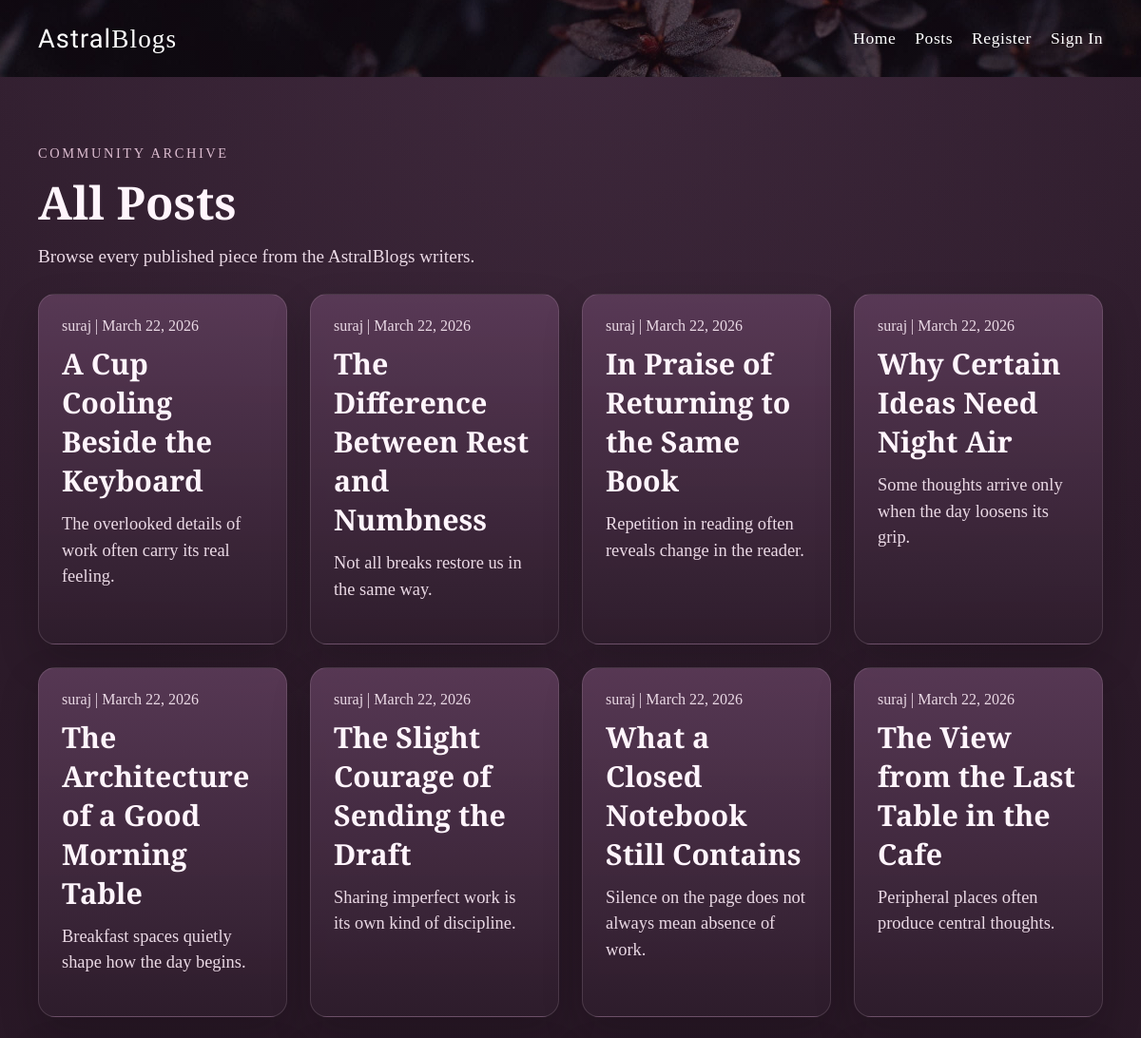
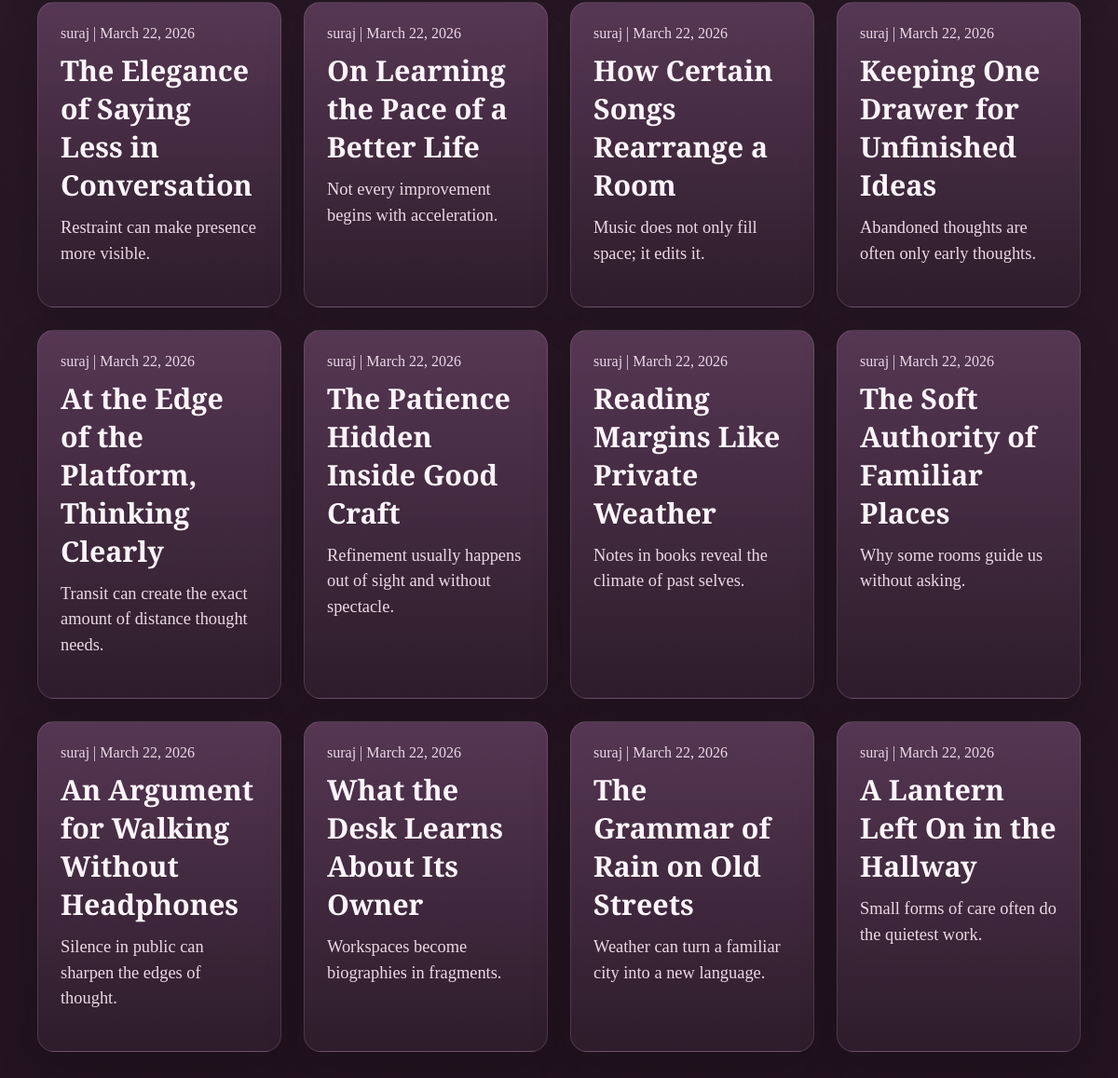
The page /posts on the database its author committed (2 pictures, top to bottom).
### main.py (models this page shows)
class Post(db.Model):
    __tablename__ = "posts"
    id: Mapped[int] = mapped_column(primary_key=True)
    title: Mapped[str] = mapped_column(db.String(180), nullable=False)
    subtitle: Mapped[str] = mapped_column(db.String(240), nullable=False)
    content: Mapped[str] = mapped_column(db.Text, nullable=False)
    created_at: Mapped[datetime] = mapped_column(default=datetime.utcnow, nullable=False)
    author_id: Mapped[int] = mapped_column(db.ForeignKey("users.id"), nullable=False)
    author: Mapped[User] = relationship(back_populates="posts")
    comments: Mapped[list["Comment"]] = relationship(
        back_populates="post",
        cascade="all, delete-orphan",
        order_by="Comment.created_at.desc()",
    )

class User(db.Model):
    __tablename__ = "users"
    id: Mapped[int] = mapped_column(primary_key=True)
    name: Mapped[str] = mapped_column(db.String(120), nullable=False)
    email: Mapped[str] = mapped_column(db.String(255), unique=True, nullable=False)
    password_hash: Mapped[str] = mapped_column(db.String(255), nullable=False)
    created_at: Mapped[datetime] = mapped_column(default=datetime.utcnow, nullable=False)
    posts: Mapped[list["Post"]] = relationship(back_populates="author", cascade="all, delete-orphan")
    comments: Mapped[list["Comment"]] = relationship(back_populates="author", cascade="all, delete-orphan")

### main.py (the view)
@app.route("/posts")
def posts():
    all_posts = db.session.execute(db.select(Post).order_by(Post.created_at.desc())).scalars().all()
    return render_template("blogs_page.html", page_title="All Posts", posts=all_posts)

### main.py (called while the page is built)
def is_admin(user):
    return bool(user and user.email == ADMIN_EMAIL and user.name.strip().lower() == ADMIN_NAME)

def can_manage_post(user, post):
    return bool(user and (is_admin(user) or post.author_id == user.id))

@app.before_request
def load_current_user():
    user_id = session.get("user_id")
    g.current_user = db.session.get(User, user_id) if user_id else None

@app.context_processor
def inject_current_user():
    current_user = g.get("current_user")
    return {
        "current_user": current_user,
        "is_admin_user": is_admin(current_user),
        "can_manage_post": can_manage_post,
    }

### templates/blogs_page.html (shortened to what this page needs)
{% extends "base.html" %}
{% block page_css %}
    <link rel="stylesheet" href="{{ url_for('static', filename='css/blog_style.css') }}">
{% endblock %}
{% block body %}
    <section class="page-shell">
        <div class="section-heading">
            <p class="section-kicker">Community Archive</p>
            <h1>All Posts</h1>
            <p class="section-copy">Browse every published piece from the AstralBlogs writers.</p>
        </div>
        {% if posts %}
        <div class="post-grid">
            {% for post in posts %}
            <article class="post-card">
                <p class="post-meta">{{ post.author.name }} | {{ post.created_at.strftime("%B %d, %Y") }}</p>
                <h2><a class="post-title-link" href="{{ url_for('show_post', post_id=post.id) }}">{{ post.title }}</a></h2>
                <p class="post-subtitle">{{ post.subtitle }}</p>
            </article>
            {% endfor %}
        </div>
        {% else %}
        <div class="empty-state">
            <h3>No posts published</h3>
            <p>Register or sign in, then write the first post to bring the site to life.</p>
        </div>
        {% endif %}
    </section>
{% endblock %}

### templates/base.html (shortened to what this page needs)
<!doctype html>
<html lang="en">
<head>
    <link rel="stylesheet" href="{{ url_for('static', filename='css/home_header_style.css') }}">
    {% block page_css %}{% endblock %}
</head>
<body>
    <header class="head-bar">
        <nav class="head-nav">
            <a href="{{ url_for('home') }}"><span class="brand-mark">Astral</span>Blogs</a>
            <ul class="menu">
                <li><a href="{{ url_for('home') }}">Home</a></li>
                <li><a href="{{ url_for('posts') }}">Posts</a></li>
                {% if current_user %}
                <li><a href="{{ url_for('create_post') }}">Write</a></li>
                <li><a href="{{ url_for('logout') }}">Logout</a></li>
                {% else %}
                <li><a href="{{ url_for('register') }}">Register</a></li>
                <li><a href="{{ url_for('login') }}">Sign In</a></li>
                {% endif %}
            </ul>
        </nav>
    </header>
    <main>
        {% block body %}{% endblock %}
    </main>
</body>
</html>

### static/css/home_header_style.css (style rules this page uses)
body { margin: 0; color: #f4ecf4; background: radial-gradient(circle at top, rgba(120, 83, 116, 0.22), transparent 35%), linear-gradient(180deg, #2f1d2d 0%, #22131f 100%); font-family: "Cormorant Garamond", Georgia, serif; }
main { padding-bottom: 72px; }
.brand-mark { font-family: "Rye", serif; }
.head-bar { color: white; background-image: linear-gradient(rgba(24, 12, 22, 0.55), rgba(24, 12, 22, 0.55)), url("../images/dark_flower_bg.jpg"); background-position: center; background-repeat: no-repeat; background-size: cover; }
.head-nav { display: grid; grid-template-columns: auto auto; align-items: center; justify-content: space-between; max-width: 1120px; margin: 0 auto; padding: 22px 28px; position: relative; }
header nav a { color: white; text-decoration: none; }
.head-nav > a { font-size: 1.7rem; letter-spacing: 0.04em; }
.menu { display: flex; gap: 20px; list-style: none; padding: 0; margin: 0; }
.menu a { display: inline-block; padding: 8px 0; font-size: 1.1rem; letter-spacing: 0.03em; }

### static/css/blog_style.css (style rules this page uses)
.page-shell { max-width: 1120px; margin: 0 auto; padding: 72px 24px 0; }
.section-heading { margin-bottom: 28px; }
.section-kicker { margin: 0 0 10px; color: #dcbdd0; letter-spacing: 0.18em; text-transform: uppercase; font-size: 0.9rem; }
.section-heading h1, .section-heading h2 { margin: 0; color: #fff5fc; font-size: clamp(2.4rem, 4vw, 3.6rem); }
.section-copy { max-width: 620px; margin: 14px 0 0; color: #ead9e5; font-size: 1.2rem; }
.post-grid { display: grid; grid-template-columns: repeat(auto-fit, minmax(260px, 1fr)); gap: 24px; }
.post-card, .empty-state, .post-form, .post-detail, .comment-form, .comment-card { background: linear-gradient(180deg, rgba(94, 61, 91, 0.86), rgba(46, 29, 44, 0.94)); border: 1px solid rgba(240, 221, 231, 0.14); border-radius: 18px; box-shadow: 0 18px 40px rgba(14, 8, 13, 0.22); }
.post-card { padding: 24px; overflow : hidden; }
.post-card h2, .post-card h3, .post-detail h1, .empty-state h3 { margin: 0; color: #fff5fc; }
.post-card h2, .post-card h3 { font-size: 1.9rem; }
.post-title-link { color: #fff5fc; text-decoration: none; }
.post-meta, .post-subtitle, .detail-subtitle, .post-body p, .empty-state p { color: #ead9e5; }
.post-meta { margin-top: 0; margin-bottom: 10px; font-size: 1rem; }
.post-subtitle, .detail-subtitle { margin-top: 12px; line-height: 1.5; font-size: 1.15rem; }

### rows shown on the page
Post: author.name "suraj", created_at "March 22, 2026", title "A Cup Cooling Beside the Keyboard", subtitle "The overlooked details of work often carry its real feeling."
Post: author.name "suraj", created_at "March 22, 2026", title "The Difference Between Rest and Numbness", subtitle "Not all breaks restore us in the same way."
Post: author.name "suraj", created_at "March 22, 2026", title "In Praise of Returning to the Same Book", subtitle "Repetition in reading often reveals change in the reader."
Post: author.name "suraj", created_at "March 22, 2026", title "Why Certain Ideas Need Night Air", subtitle "Some thoughts arrive only when the day loosens its grip."
Post: author.name "suraj", created_at "March 22, 2026", title "The Architecture of a Good Morning Table", subtitle "Breakfast spaces quietly shape how the day begins."
Post: author.name "suraj", created_at "March 22, 2026", title "The Slight Courage of Sending the Draft", subtitle "Sharing imperfect work is its own kind of discipline."
Post: author.name "suraj", created_at "March 22, 2026", title "What a Closed Notebook Still Contains", subtitle "Silence on the page does not always mean absence of work."
Post: author.name "suraj", created_at "March 22, 2026", title "The View from the Last Table in the Cafe", subtitle "Peripheral places often produce central thoughts."
Post: author.name "suraj", created_at "March 22, 2026", title "The Elegance of Saying Less in Conversation", subtitle "Restraint can make presence more visible."
Post: author.name "suraj", created_at "March 22, 2026", title "On Learning the Pace of a Better Life", subtitle "Not every improvement begins with acceleration."
Post: author.name "suraj", created_at "March 22, 2026", title "How Certain Songs Rearrange a Room", subtitle "Music does not only fill space; it edits it."
Post: author.name "suraj", created_at "March 22, 2026", title "Keeping One Drawer for Unfinished Ideas", subtitle "Abandoned thoughts are often only early thoughts."
Post: author.name "suraj", created_at "March 22, 2026", title "At the Edge of the Platform, Thinking Clearly", subtitle "Transit can create the exact amount of distance thought needs."
Post: author.name "suraj", created_at "March 22, 2026", title "The Patience Hidden Inside Good Craft", subtitle "Refinement usually happens out of sight and without spectacle."
Post: author.name "suraj", created_at "March 22, 2026", title "Reading Margins Like Private Weather", subtitle "Notes in books reveal the climate of past selves."
Post: author.name "suraj", created_at "March 22, 2026", title "The Soft Authority of Familiar Places", subtitle "Why some rooms guide us without asking."
Post: author.name "suraj", created_at "March 22, 2026", title "An Argument for Walking Without Headphones", subtitle "Silence in public can sharpen the edges of thought."
Post: author.name "suraj", created_at "March 22, 2026", title "What the Desk Learns About Its Owner", subtitle "Workspaces become biographies in fragments."
Post: author.name "suraj", created_at "March 22, 2026", title "The Grammar of Rain on Old Streets", subtitle "Weather can turn a familiar city into a new language."
Post: author.name "suraj", created_at "March 22, 2026", title "A Lantern Left On in the Hallway", subtitle "Small forms of care often do the quietest work."
